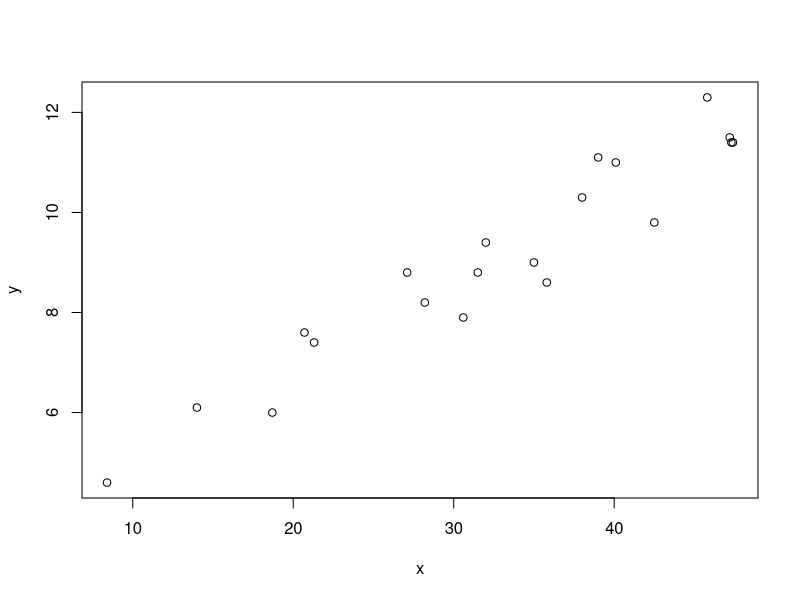
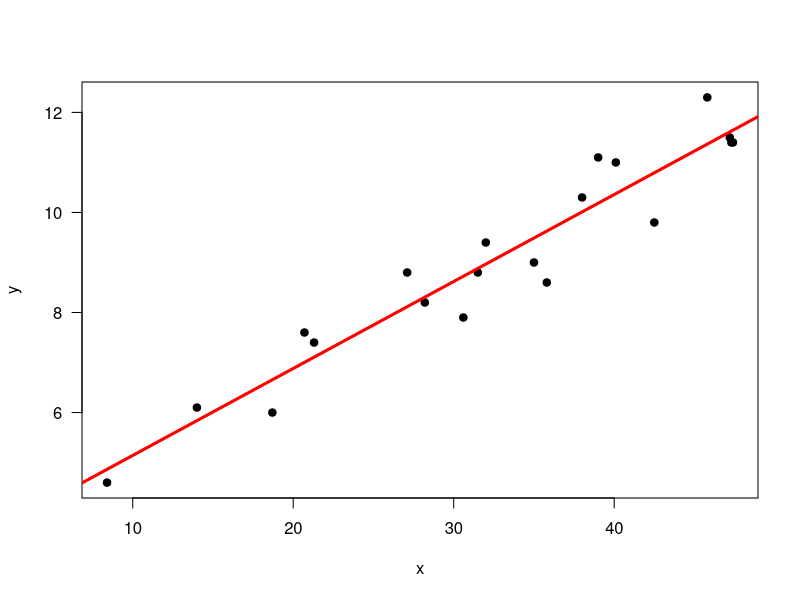
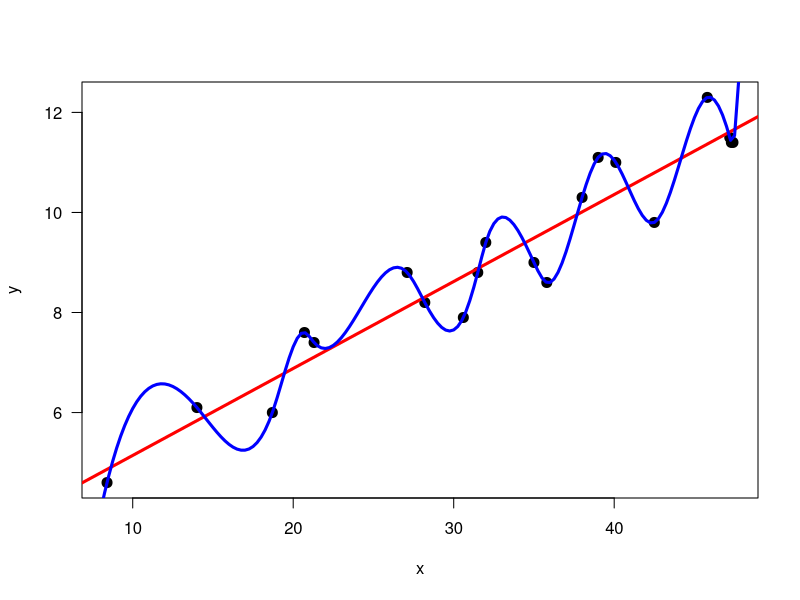
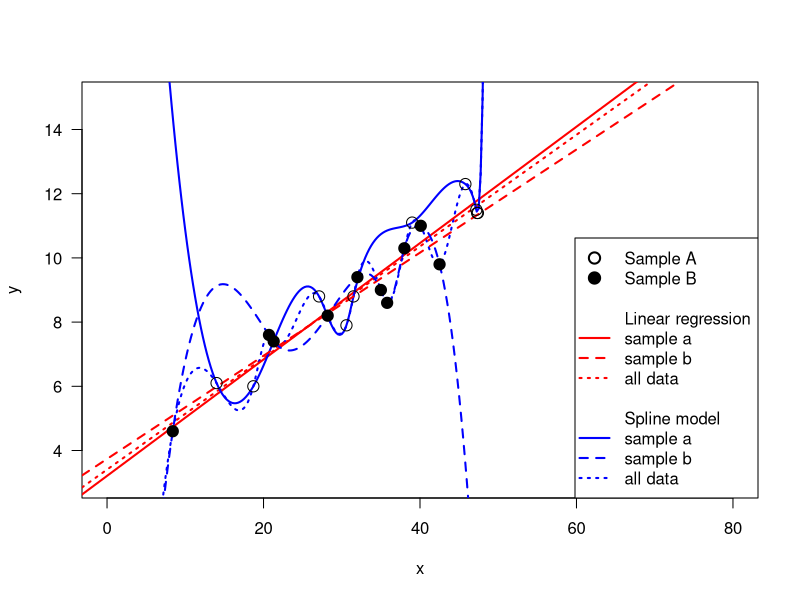
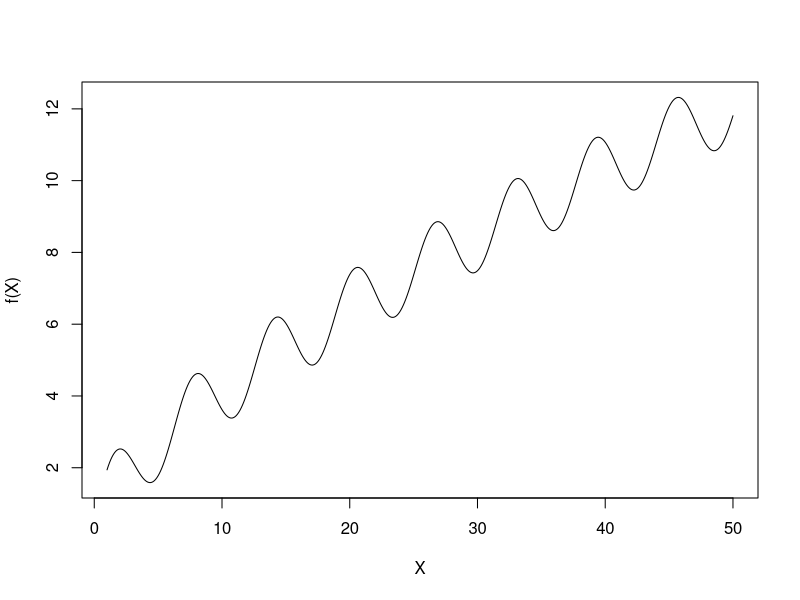
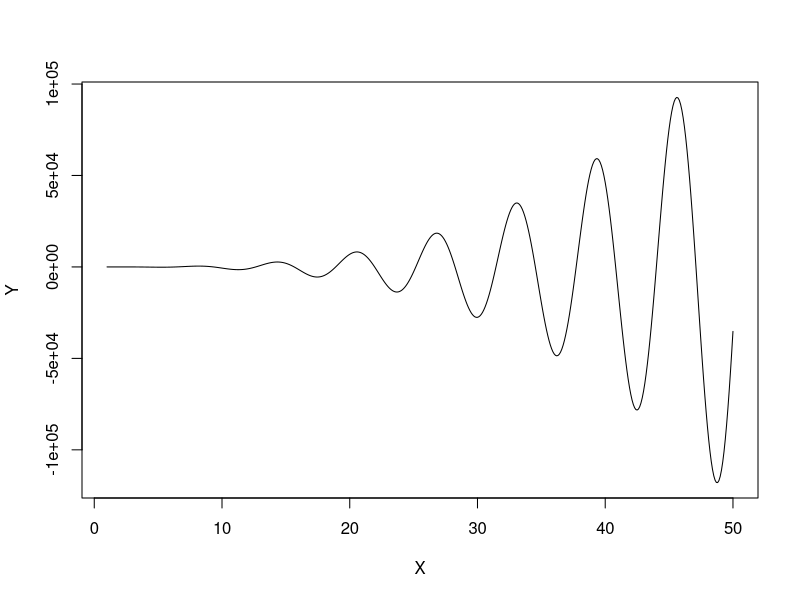
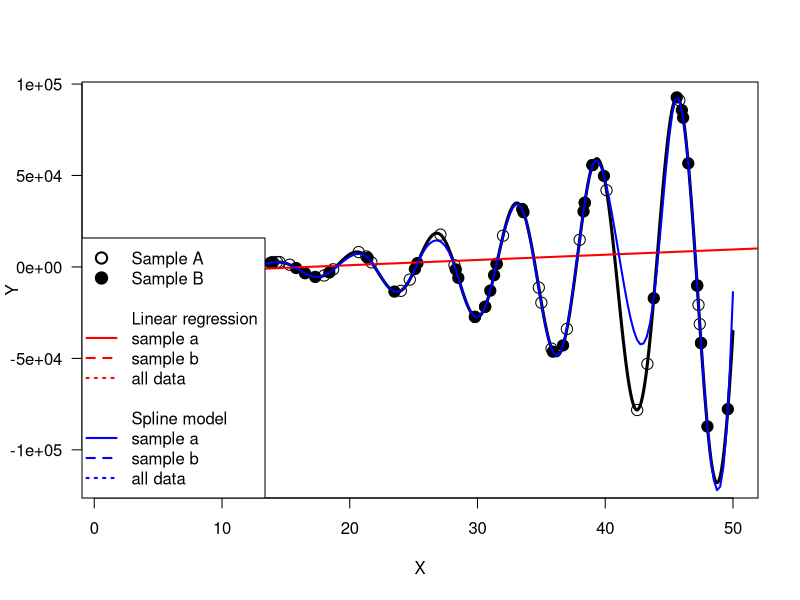

These figures' R source, in order:
## ---- chunk 1
library(knitr)

## ---- chunk 2
x <- c(35, 47.2, 20.7, 27.1, 42.5, 40.1, 28.2, 35.8, 47.4, 
		21.3, 39, 30.6, 18.7, 8.4, 45.8, 14, 47.3, 31.5, 38, 32)
y <- c(9, 11.5, 7.6, 8.8, 9.8, 11, 8.2, 8.6, 11.4, 7.4, 
		11.1, 7.9, 6, 4.6, 12.3, 6.1, 11.4, 8.8, 10.3, 9.4)
plot(x, y)
## ---- chunk 3
mlr <- lm(y~x)
plot(x, y, pch=20, cex=1.5, las=1)
abline(mlr, col="red", lwd=3) 
summary(mlr)
## ---- chunk 4
# create the function from the data
sf <- splinefun(x, y)
# x prediction points
px <- seq(1, 50, 0.25)
# predictions
py <- sf(px)

plot(x, y, pch=20, cex=2, las=1)
abline(mlr, col="red", lwd=3) 
lines(px, py, col="blue", lwd=3)
## ---- chunk 5
rmse <- function(obs, prd, na.rm=FALSE) {
	sqrt(mean((obs - prd)^2, na.rm=na.rm))
}
## ---- chunk 6
# no difference, perfect model
rmse(1:10, 1:10)
# a small difference, not bad
rmse(1:10, 2:11)
# rather different, much worse than the above
rmse(1:10, 10:1)
## ---- chunk 7
null <- rmse(1:10, mean(1:10))
null
## ---- chunk 8
rmsenull <- function(obs, pred, na.rm=FALSE) {
	r <- rmse(obs, pred, na.rm=na.rm)
	null <- rmse(obs, mean(obs))
	(null - r) / null
}
## ---- chunk 9
rmsenull(1:10, 1:10)
rmsenull(1:10, 2:11)
rmsenull(1:10, 10:1)
## ---- chunk 10
plr <- predict(mlr, data.frame(x=x))
rmsenull(y, plr)
## ---- chunk 11
psf <- sf(x)
rmsenull(y, psf)
## ---- chunk 12
n <- length(x)
set.seed(321)
i <- sample(n, 0.5 * n)
i
xa <- x[i]
ya <- y[i]
xb <- x[-i]
yb <- y[-i]
## ---- chunk 13
mlr_a <- lm(ya~xa)
sf_a <- splinefun(xa, ya)
plr_a <- predict(mlr_a, data.frame(xa=xb))
psf_a <- sf_a(xb)
rmsenull(yb, plr_a)
rmsenull(yb, psf_a)
## ---- chunk 14
mlr_b <- lm(yb~xb)
sf_b <- splinefun(xb, yb)
plr_b <- predict(mlr_b, data.frame(xb=xa))
psf_b <- sf_b(xa)
rmsenull(ya, psf_b)
rmsenull(ya, plr_b)
## ---- chunk 15
e <- c(rmsenull(yb, plr_a), rmsenull(ya, plr_b), rmsenull(yb, psf_a), rmsenull(ya, psf_b), NA, NA)
e[5] <- mean(e[1:2])
e[6] <- mean(e[3:4])
e <- round(e,2)
## ---- chunk 16
#set up the plot
plot(x, y, las=1, cex=0, xlim=c(0,80), ylim=c(3,15))

# original models
abline(mlr, col="red", lwd=2, lty=3) 
lines(px, py, col="blue", lwd=2, lty=3)

# sample A models
abline(mlr_a, lwd=2, col="red")
lines(px, sf_a(px), lwd=2, col="blue")

# sample B models
abline(mlr_b, lwd=2, col="red", lty=2)
lines(px, sf_b(px), lwd=2, col="blue", lty=2)

# sample A and B points
points(xa, ya, cex=1.5)
points(xb, yb, cex=1.5, pch=19)

# a complex legend
legend("bottomright", pch=c(1,19,rep(NA, 10)), lty=c(NA, NA, rep(c(NA, NA,1,2,3),2)), lwd=2, , pt.cex=1.5, bg="white",
	legend=c("Sample A", "Sample B", "", "Linear regression", "sample a", "sample b", "all data", "", "Spline model", "sample a", "sample b", "all data"), 
	col=c("black", "black", "white", "white", rep("red", 3), "white", "white", rep("blue", 3))
)

## ---- chunk 17
f <- function(x) x/10 + sin(x) + sqrt(x)
X <- seq(1,50,0.1)
plot(X, f(X), type="l")
## ---- chunk 18
set.seed(2)
sx <- sample(X, 20)
sy <- f(sx)
## ---- chunk 19
f <- function(x) {x - x^2 + x^3*sin(x)}
X <- seq(1,50,0.1)
Y <- f(X) 
plot(X, Y, type="l")
## ---- chunk 20
set.seed(2)
xa <- sample(X, 40)
ya <- f(xa) 
xb <- sample(X, 40)
yb <- f(xb) 
## ---- chunk 21
mlr <- lm(ya~xa)
sf <- splinefun(xa, ya)
rmsenull(yb, predict(mlr, data.frame(xa=xb)))
rmsenull(yb, sf(xb))

mlr <- lm(yb~xb)
sf <- splinefun(xb, yb)
rmsenull(ya, predict(mlr, data.frame(xb=xa)))
rmsenull(ya, sf(xa))
## ---- chunk 22
px <- seq(1, 50, 0.25)
py <- sf(px)
plot(X, Y, type="l", lwd=3, las=1)
points(xa, ya, cex=1.5)
points(xb, yb, pch=19, cex=1.5)
abline(mlr, col="red", lwd=2) 
lines(px, py, col="blue", lwd=2)

legend("bottomleft", pch=c(1,19,rep(NA, 10)), lty=c(NA, NA, rep(c(NA, NA,1,2,3),2)), lwd=2, , pt.cex=1.5, bg="white",
	legend=c("Sample A", "Sample B", "", "Linear regression", "sample a", "sample b", "all data", "", "Spline model", "sample a", "sample b", "all data"), 
	col=c("black", "black", "white", "white", rep("red", 3), "white", "white", rep("blue", 3))
)
